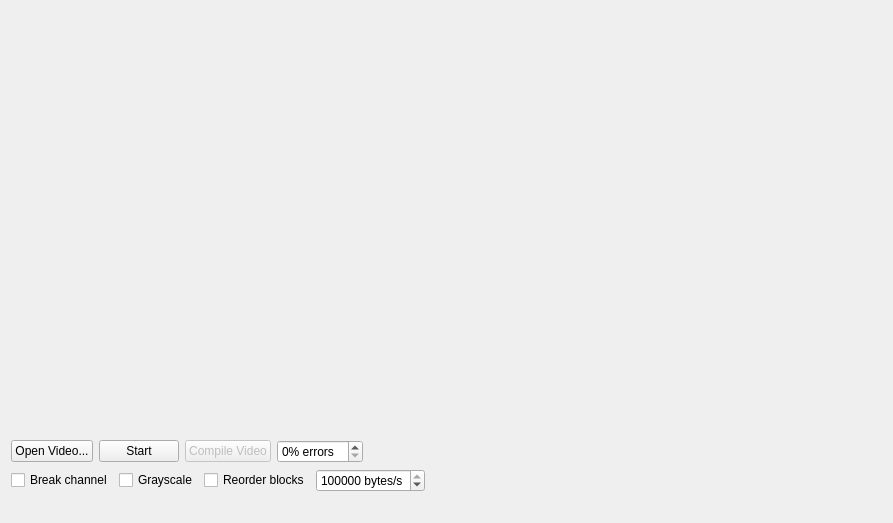
<?xml version="1.0" encoding="UTF-8"?>
<ui version="4.0">
 <class>MainWindow</class>
 <widget class="QMainWindow" name="MainWindow">
  <property name="geometry">
   <rect>
    <x>0</x>
    <y>0</y>
    <width>893</width>
    <height>523</height>
   </rect>
  </property>
  <property name="windowTitle">
   <string>MainWindow</string>
  </property>
  <widget class="QWidget" name="centralWidget">
   <layout class="QVBoxLayout" name="verticalLayout" stretch="1,0,0,0">
    <item>
     <layout class="QHBoxLayout" name="horizontalLayout" stretch="1">
      <property name="sizeConstraint">
       <enum>QLayout::SetFixedSize</enum>
      </property>
      <item>
       <widget class="QLabel" name="image_corrupt">
        <property name="maximumSize">
         <size>
          <width>873</width>
          <height>453</height>
         </size>
        </property>
        <property name="text">
         <string/>
        </property>
        <property name="scaledContents">
         <bool>true</bool>
        </property>
       </widget>
      </item>
     </layout>
    </item>
    <item>
     <layout class="QHBoxLayout" name="horizontalLayout_2" stretch="0,0,0,0,0">
      <property name="topMargin">
       <number>9</number>
      </property>
      <item>
       <widget class="QPushButton" name="openButton">
        <property name="text">
         <string>Open Video...</string>
        </property>
       </widget>
      </item>
      <item>
       <widget class="QPushButton" name="startButton">
        <property name="text">
         <string>Start</string>
        </property>
       </widget>
      </item>
      <item>
       <widget class="QPushButton" name="recordButton">
        <property name="enabled">
         <bool>false</bool>
        </property>
        <property name="text">
         <string>Compile Video</string>
        </property>
        <property name="checkable">
         <bool>false</bool>
        </property>
       </widget>
      </item>
      <item>
       <widget class="QSpinBox" name="errorSpinBox">
        <property name="suffix">
         <string>% errors</string>
        </property>
        <property name="maximum">
         <number>15</number>
        </property>
       </widget>
      </item>
      <item>
       <spacer name="horizontalSpacer">
        <property name="orientation">
         <enum>Qt::Horizontal</enum>
        </property>
        <property name="sizeHint" stdset="0">
         <size>
          <width>40</width>
          <height>20</height>
         </size>
        </property>
       </spacer>
      </item>
     </layout>
    </item>
    <item>
     <layout class="QHBoxLayout" name="horizontalLayout_3">
      <item>
       <widget class="QCheckBox" name="breakChannelCheckBox">
        <property name="text">
         <string>Break channel</string>
        </property>
       </widget>
      </item>
      <item>
       <widget class="QCheckBox" name="grayscaleCheckBox">
        <property name="text">
         <string>Grayscale</string>
        </property>
       </widget>
      </item>
      <item>
       <widget class="QCheckBox" name="reorderCheckBox">
        <property name="text">
         <string>Reorder blocks</string>
        </property>
       </widget>
      </item>
      <item>
       <widget class="QSpinBox" name="bandwidthSpinBox">
        <property name="suffix">
         <string> bytes/s</string>
        </property>
        <property name="minimum">
         <number>1</number>
        </property>
        <property name="maximum">
         <number>1000000000</number>
        </property>
        <property name="value">
         <number>10000000</number>
        </property>
       </widget>
      </item>
      <item>
       <spacer name="horizontalSpacer_2">
        <property name="orientation">
         <enum>Qt::Horizontal</enum>
        </property>
        <property name="sizeHint" stdset="0">
         <size>
          <width>40</width>
          <height>20</height>
         </size>
        </property>
       </spacer>
      </item>
     </layout>
    </item>
    <item>
     <layout class="QHBoxLayout" name="horizontalLayout_4">
      <item>
       <widget class="QLabel" name="infoLabel1">
        <property name="minimumSize">
         <size>
          <width>0</width>
          <height>0</height>
         </size>
        </property>
        <property name="text">
         <string/>
        </property>
       </widget>
      </item>
      <item>
       <widget class="QLabel" name="infoLabel2">
        <property name="text">
         <string/>
        </property>
       </widget>
      </item>
     </layout>
    </item>
   </layout>
  </widget>
 </widget>
 <layoutdefault spacing="6" margin="11"/>
 <resources/>
 <connections/>
</ui>
